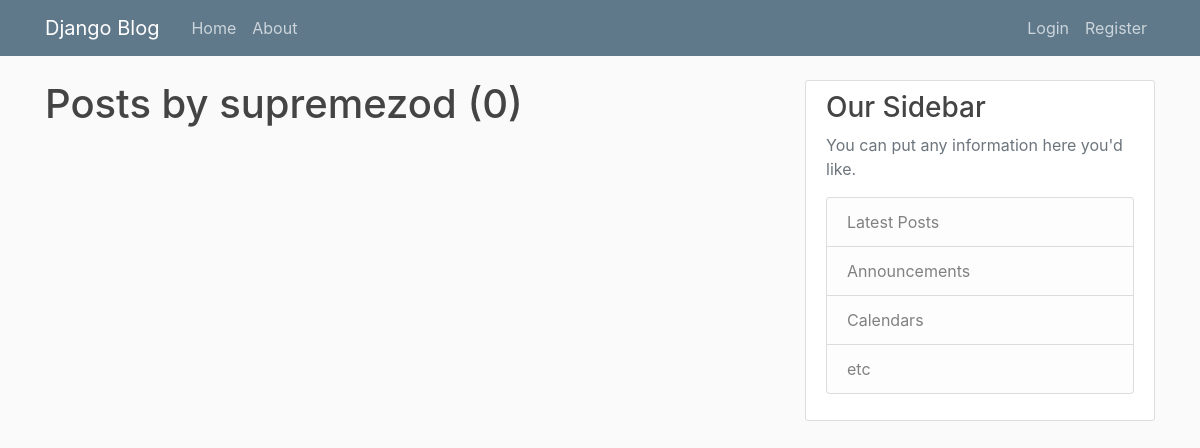
Before: /user/supremezod with the older database file.
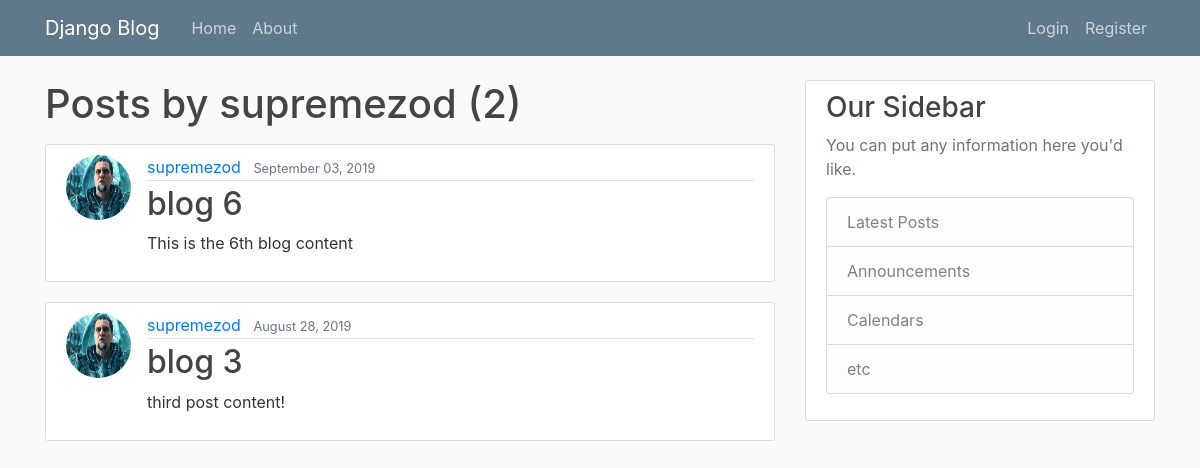
After: the same page with the newer database file.
### blog/models.py (models this page shows, shortened)
class Post(models.Model):
    title = models.CharField(max_length=100)
    content = models.TextField()
    date_posted = models.DateTimeField(default=timezone.now)
    author = models.ForeignKey(User, on_delete= models.CASCADE)

### users/models.py (models this page shows, shortened)
class Profile(models.Model):
    user = models.OneToOneField(User, on_delete=models.CASCADE)
    image = models.ImageField(default='default.jpg', upload_to='profile_pics')

### blog/views.py (the view)
# urls.py: path('user/<str:username>', UserPostListView.as_view(), name='user-posts'),
class UserPostListView( ListView):
    model = Post
    template_name = 'blog/user_post.html'
    context_object_name = 'posts_context'
    paginate_by = 2
    def get_queryset(self):
        user = get_object_or_404(User, username=self.kwargs.get('username'))
        return Post.objects.filter(author=user).order_by('-date_posted')

### blog/templates/blog/user_post.html (shortened to what this page needs)
{% extends 'blog/base.html' %}
{% block content %}
<h1 class = "mb-3"> Posts by {{ view.kwargs.username }} ({{ page_obj.paginator.count }})</h1>
    {% for post in posts_context%}
    <article class="media content-section">
        <img class="rounded-circle article-img" src = "{{post.author.profile.image.url}}">
        <div class="media-body">
            <div class="article-metadata">
                <a class="mr-2" href="{%url 'user-posts' post.author.username %}">{{ post.author }}</a>
                <small class="text-muted">{{ post.date_posted|date:"F d, Y" }}</small>
            </div>
            <h2><a class="article-title" href="{%url 'post-detail' post.id %}">{{ post.title }}</a></h2>
            <p class="article-content">{{ post.content }}</p>
        </div>
    </article>
    {% endfor %}
{% endblock content %}

Changed rows visible on the page:
added Post: author.profile.image (placeholder picture), author "supremezod", date_posted "September 03, 2019", title "blog 6", content "This is the 6th blog content"
now on this page (row edited): Post: author.profile.image (placeholder picture), author "supremezod", date_posted "August 28, 2019", title "blog 3", content "third post content!"
Other visible differences:
{{ page_obj.paginator.count }}: "0" → "2"
